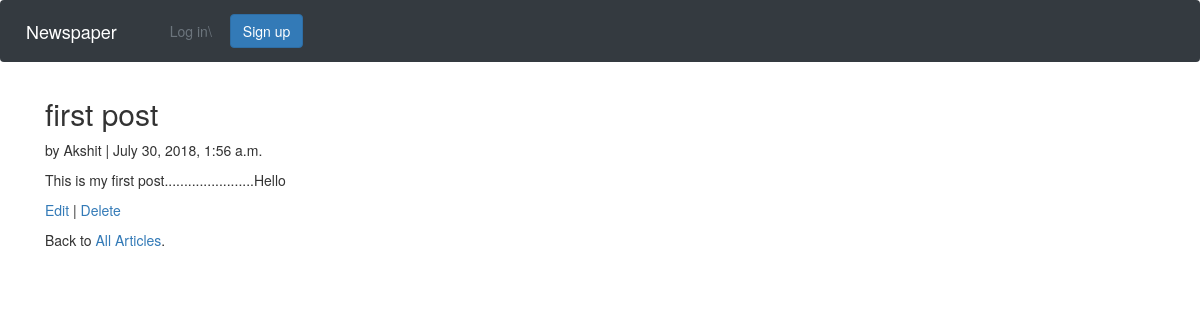
/articles/1/, run on the app's committed database.
### articles/models.py (models this page shows, shortened)
class Article(models.Model):
    title = models.CharField(max_length=255)
    body = models.TextField()
    date = models.DateTimeField(auto_now_add = True)
    author = models.ForeignKey(
        settings.AUTH_USER_MODEL,
        on_delete = models.CASCADE,
    )

### users/models.py (models this page shows)
class CustomUser(AbstractUser):
    age = models.PositiveIntegerField(default=0)

### articles/views.py (the view)
# urls.py: path('<int:pk>/',views.ArticleDetailView.as_view(), name='article_detail'),
class ArticleDetailView(DetailView, LoginRequiredMixin):
    model = models.Article
    template_name = 'article_detail.html'
    login_url = 'login'

### articles/templates/article_detail.html
{% extends 'base.html' %}
{% block content %}
<div class="article-entry">
    <h2>{{ object.title }}</h2>
    <p>by {{ object.author }} | {{ object.date }}</p>
    <p>{{ object.body }}</p>
</div>
<p><a href="{% url 'article_edit' article.pk %}">Edit</a> | <a href="{% url 'article_delete' article.pk %}">Delete</a></p>
<p>Back to <a href="{% url 'article_list' %}">All Articles</a>.</p>
{% endblock content %}

### data on the page
Article: title "first post", author "Akshit", date "July 30, 2018, 1:56 a.m.", body "This is my first post.......................Hello"
